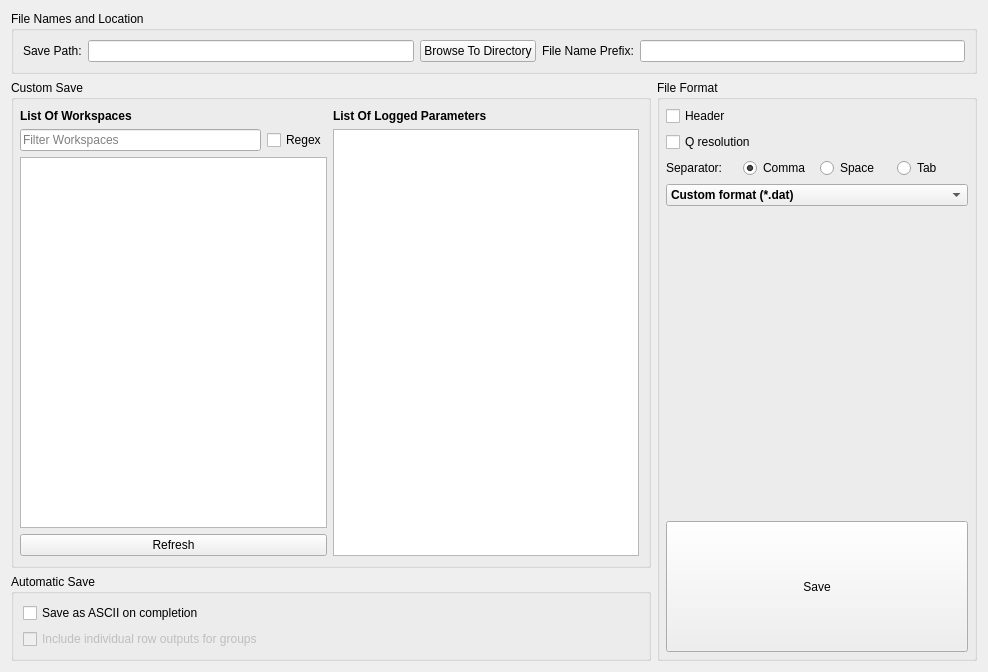
<?xml version="1.0" encoding="UTF-8"?>
<ui version="4.0">
 <class>SaveWidget</class>
 <widget class="QWidget" name="SaveWidget">
  <property name="geometry">
   <rect>
    <x>0</x>
    <y>0</y>
    <width>988</width>
    <height>672</height>
   </rect>
  </property>
  <property name="windowTitle">
   <string>Save ASCII</string>
  </property>
  <layout class="QVBoxLayout" name="verticalLayout" stretch="0,1">
   <item>
    <widget class="QGroupBox" name="fileLocationGroup">
     <property name="title">
      <string>File Names and Location</string>
     </property>
     <layout class="QHBoxLayout" name="horizontalLayout_3">
      <item>
       <widget class="QLabel" name="savePathLabel">
        <property name="text">
         <string>Save Path:</string>
        </property>
       </widget>
      </item>
      <item>
       <widget class="QLineEdit" name="savePathEdit"/>
      </item>
      <item>
       <widget class="QPushButton" name="savePathBrowseButton">
        <property name="text">
         <string>Browse To Directory</string>
        </property>
       </widget>
      </item>
      <item>
       <widget class="QLabel" name="fileNameLabel">
        <property name="text">
         <string>File Name Prefix:</string>
        </property>
       </widget>
      </item>
      <item>
       <widget class="QLineEdit" name="prefixEdit"/>
      </item>
     </layout>
    </widget>
   </item>
   <item>
    <layout class="QHBoxLayout" name="detailedOptionsLayout" stretch="2,1">
     <item>
      <layout class="QVBoxLayout" name="saveTypesLayout" stretch="0,1">
       <item>
        <widget class="QGroupBox" name="customSaveGroupBox">
         <property name="title">
          <string>Custom Save</string>
         </property>
         <layout class="QHBoxLayout" name="horizontalLayout">
          <property name="leftMargin">
           <number>6</number>
          </property>
          <item>
           <layout class="QVBoxLayout" name="workspaceListLayout">
            <item>
             <widget class="QLabel" name="listOfWorkspacesLabel">
              <property name="text">
               <string>&lt;b&gt;List Of Workspaces&lt;/b&gt;</string>
              </property>
              <property name="textFormat">
               <enum>Qt::RichText</enum>
              </property>
             </widget>
            </item>
            <item>
             <layout class="QHBoxLayout" name="workspaceFilterLayout">
              <item>
               <widget class="QLineEdit" name="filterEdit">
                <property name="placeholderText">
                 <string>Filter Workspaces</string>
                </property>
               </widget>
              </item>
              <item>
               <widget class="QCheckBox" name="regexCheckBox">
                <property name="text">
                 <string>Regex</string>
                </property>
               </widget>
              </item>
             </layout>
            </item>
            <item>
             <widget class="QListWidget" name="listOfWorkspaces">
              <property name="selectionMode">
               <enum>QAbstractItemView::ExtendedSelection</enum>
              </property>
             </widget>
            </item>
            <item>
             <widget class="QPushButton" name="refreshButton">
              <property name="text">
               <string>Refresh</string>
              </property>
             </widget>
            </item>
           </layout>
          </item>
          <item>
           <layout class="QVBoxLayout" name="loggedParametersLayout">
            <item>
             <widget class="QLabel" name="listOfLoggedParametersLabel">
              <property name="text">
               <string>&lt;b&gt;List Of Logged Parameters&lt;/b&gt;</string>
              </property>
              <property name="textFormat">
               <enum>Qt::RichText</enum>
              </property>
             </widget>
            </item>
            <item>
             <widget class="QListWidget" name="listOfLoggedParameters">
              <property name="selectionMode">
               <enum>QAbstractItemView::ExtendedSelection</enum>
              </property>
             </widget>
            </item>
           </layout>
          </item>
         </layout>
        </widget>
       </item>
       <item>
        <widget class="QGroupBox" name="autosaveGroup">
         <property name="sizePolicy">
          <sizepolicy hsizetype="Preferred" vsizetype="Fixed">
           <horstretch>0</horstretch>
           <verstretch>0</verstretch>
          </sizepolicy>
         </property>
         <property name="title">
          <string>Automatic Save</string>
         </property>
         <layout class="QVBoxLayout" name="verticalLayout_3">
          <item>
           <widget class="QCheckBox" name="saveReductionResultsCheckBox">
            <property name="toolTip">
             <string>Saves stitched workspaces for multi-row group reductions and IvsQ_binned workspaces for reductions single row reductions.</string>
            </property>
            <property name="text">
             <string>Save as ASCII on completion</string>
            </property>
           </widget>
          </item>
          <item>
           <widget class="QCheckBox" name="saveIndividualRowsCheckBox">
            <property name="enabled">
             <bool>false</bool>
            </property>
            <property name="text">
             <string>Include individual row outputs for groups</string>
            </property>
           </widget>
          </item>
         </layout>
        </widget>
       </item>
      </layout>
     </item>
     <item>
      <widget class="QGroupBox" name="fileFormatGroup">
       <property name="styleSheet">
        <string notr="true">.QGroupBox {
    border-bottom: transparent;
	border-left: transparent;
    border-right: transparent;
}</string>
       </property>
       <property name="title">
        <string>File Format</string>
       </property>
       <property name="alignment">
        <set>Qt::AlignLeading|Qt::AlignLeft|Qt::AlignTop</set>
       </property>
       <layout class="QVBoxLayout" name="verticalLayout_4" stretch="0,0,0,0,0,0">
        <property name="leftMargin">
         <number>6</number>
        </property>
        <property name="topMargin">
         <number>6</number>
        </property>
        <property name="rightMargin">
         <number>6</number>
        </property>
        <property name="bottomMargin">
         <number>6</number>
        </property>
        <item>
         <widget class="QCheckBox" name="headerCheckBox">
          <property name="text">
           <string>Header</string>
          </property>
         </widget>
        </item>
        <item>
         <widget class="QCheckBox" name="qResolutionCheckBox">
          <property name="text">
           <string>Q resolution</string>
          </property>
         </widget>
        </item>
        <item>
         <layout class="QHBoxLayout" name="separatorButtons">
          <property name="sizeConstraint">
           <enum>QLayout::SetMinimumSize</enum>
          </property>
          <item>
           <widget class="QLabel" name="separatorLabel">
            <property name="maximumSize">
             <size>
              <width>16777215</width>
              <height>20</height>
             </size>
            </property>
            <property name="text">
             <string>Separator:</string>
            </property>
           </widget>
          </item>
          <item>
           <widget class="QRadioButton" name="commaRadioButton">
            <property name="sizePolicy">
             <sizepolicy hsizetype="Minimum" vsizetype="Fixed">
              <horstretch>0</horstretch>
              <verstretch>0</verstretch>
             </sizepolicy>
            </property>
            <property name="minimumSize">
             <size>
              <width>0</width>
              <height>0</height>
             </size>
            </property>
            <property name="text">
             <string>Comma</string>
            </property>
            <property name="checked">
             <bool>true</bool>
            </property>
            <attribute name="buttonGroup">
             <string notr="true">separatorButtonGroup</string>
            </attribute>
           </widget>
          </item>
          <item>
           <widget class="QRadioButton" name="spaceRadioButton">
            <property name="sizePolicy">
             <sizepolicy hsizetype="Minimum" vsizetype="Fixed">
              <horstretch>0</horstretch>
              <verstretch>0</verstretch>
             </sizepolicy>
            </property>
            <property name="text">
             <string>Space</string>
            </property>
            <attribute name="buttonGroup">
             <string notr="true">separatorButtonGroup</string>
            </attribute>
           </widget>
          </item>
          <item>
           <widget class="QRadioButton" name="tabRadioButton">
            <property name="sizePolicy">
             <sizepolicy hsizetype="Minimum" vsizetype="Fixed">
              <horstretch>0</horstretch>
              <verstretch>0</verstretch>
             </sizepolicy>
            </property>
            <property name="text">
             <string>Tab</string>
            </property>
            <attribute name="buttonGroup">
             <string notr="true">separatorButtonGroup</string>
            </attribute>
           </widget>
          </item>
         </layout>
        </item>
        <item>
         <widget class="QComboBox" name="fileFormatComboBox">
          <property name="font">
           <font>
            <weight>75</weight>
            <bold>true</bold>
           </font>
          </property>
          <property name="styleSheet">
           <string notr="true"/>
          </property>
          <item>
           <property name="text">
            <string>Custom format (*.dat)</string>
           </property>
          </item>
          <item>
           <property name="text">
            <string>3 column (*.dat)</string>
           </property>
          </item>
          <item>
           <property name="text">
            <string>ANSTO, MotoFit, 4 column (*.txt)</string>
           </property>
          </item>
          <item>
           <property name="text">
            <string>ILL Cosmos (*.mft)</string>
           </property>
          </item>
          <item>
           <property name="text">
            <string>ORSO Ascii (*.ort)</string>
           </property>
          </item>
         </widget>
        </item>
        <item>
         <spacer name="verticalSpacer">
          <property name="orientation">
           <enum>Qt::Vertical</enum>
          </property>
          <property name="sizeHint" stdset="0">
           <size>
            <width>20</width>
            <height>40</height>
           </size>
          </property>
         </spacer>
        </item>
        <item>
         <widget class="QPushButton" name="saveButton">
          <property name="sizePolicy">
           <sizepolicy hsizetype="MinimumExpanding" vsizetype="Preferred">
            <horstretch>0</horstretch>
            <verstretch>3</verstretch>
           </sizepolicy>
          </property>
          <property name="minimumSize">
           <size>
            <width>0</width>
            <height>0</height>
           </size>
          </property>
          <property name="maximumSize">
           <size>
            <width>16777215</width>
            <height>131</height>
           </size>
          </property>
          <property name="styleSheet">
           <string notr="true"/>
          </property>
          <property name="text">
           <string>Save</string>
          </property>
         </widget>
        </item>
       </layout>
      </widget>
     </item>
    </layout>
   </item>
  </layout>
 </widget>
 <resources/>
 <connections/>
 <buttongroups>
  <buttongroup name="separatorButtonGroup"/>
 </buttongroups>
</ui>
